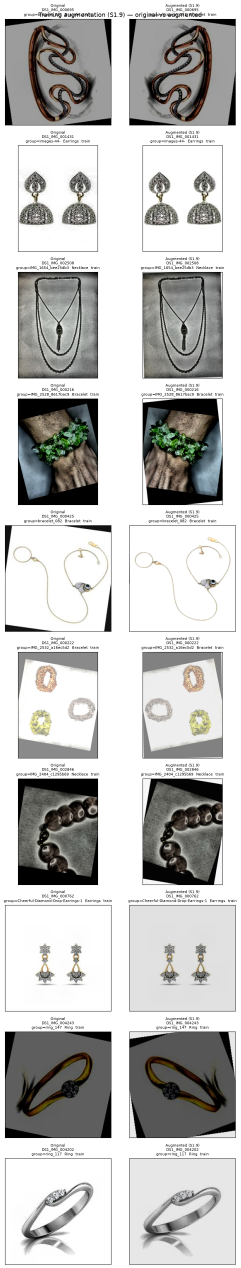
#> input picture reports/visualization/dataset1/augmentation_samples.png, 721 x 3804 px (shown at 1/3 size)
$ python -i duplicates.py   (imports and definitions only)
#> lines starting #> are read from the running program, lines starting #| are printed output that depends on the picture
### src/data/loaders/image_loader.py
"""Load image files as RGB PIL images.

This module does not resize, normalize, augment, or convert images to tensors.
Those steps belong to later preprocessing.
"""

from __future__ import annotations

from pathlib import Path
from typing import Union

from PIL import Image, UnidentifiedImageError

from ..errors import DatasetIngestionError

PathLike = Union[str, Path]

_RGB_BACKGROUND = (255, 255, 255)


# [33 lines left out: function load_rgb_image, not called in this run]


def _to_rgb(image: Image.Image) -> Image.Image:
    """Convert a loaded PIL image to RGB without silent data loss of alpha."""
    if image.mode == "RGB":
        return image.copy()

    has_palette_transparency = image.mode == "P" and "transparency" in image.info
    if image.mode in {"RGBA", "LA"} or has_palette_transparency:
        rgba = image.convert("RGBA")
        background = Image.new("RGB", rgba.size, _RGB_BACKGROUND)
        background.paste(rgba, mask=rgba.split()[-1])
        return background

    return image.convert("RGB")


def to_rgb_image(image: Image.Image) -> Image.Image:
    """Convert a loaded PIL image to RGB in memory. Does not write files."""
    return _to_rgb(image)

### src/data/duplicates.py
"""Duplicate detection for dataset QA (Sprint S1.3).

This module is detection and reporting only. It never deletes, moves,
renames, or rewrites images, and it never modifies a manifest.

Classification
--------------
exact
    Identical file bytes (cryptographic content hash).
perceptual
    Identical perceptual hash (Hamming distance 0). Visually identical or
    effectively identical after encoding/resize differences. Not reported
    when the group is already explained by a single exact hash.
near
    Hamming distance in ``1 .. threshold`` on the 64-bit perceptual hash.
    These are candidate near-duplicates, not confirmed true duplicates.
cross_dataset
    A relationship whose files come from two dataset roots.

Near-duplicate search is candidate-based (multi-index / pigeonhole on hash
bands). It does not fall back to a silent full pairwise skip when N is large.
If a configured limit stops the search, the report records completed vs
skipped comparisons and must not be read as "no near duplicates".
"""

from __future__ import annotations

import csv
import hashlib
import json
import logging
from collections import defaultdict
from dataclasses import dataclass
from datetime import datetime, timezone
from pathlib import Path
from typing import Any, Dict, Iterable, List, Mapping, Optional, Sequence, Tuple, Union

import numpy as np
from PIL import Image, UnidentifiedImageError

from .constants import ALLOWED_SPLITS
from .loaders.image_loader import to_rgb_image

logger = logging.getLogger(__name__)

PathLike = Union[str, Path]

SCHEMA_VERSION = "1.0"

DEFAULT_IMAGE_EXTENSIONS: Tuple[str, ...] = (
    ".jpg",
    ".jpeg",
    ".png",
    ".bmp",
    ".gif",
    ".tiff",
    ".tif",
    ".webp",
)
DEFAULT_EXACT_HASH = "sha256"
DEFAULT_PERCEPTUAL_HASH = "phash"
# Maximum Hamming distance (64-bit pHash) counted as a near-duplicate.
# Distance 0 is perceptual identity, not a near-duplicate.
DEFAULT_NEAR_DUPLICATE_THRESHOLD = 5
PHASH_SIZE = 8
PHASH_HIGHFREQ_FACTOR = 4
PHASH_BITS = PHASH_SIZE * PHASH_SIZE
HASH_BLOCK_SIZE = 65536
COMPARISON_MODES = frozenset({"intra", "cross", "both"})

DATASET_A = "dataset_a"
DATASET_B = "dataset_b"


@dataclass(frozen=True)
class DuplicateDetectionConfig:
    """Inputs that control duplicate detection.

    threshold
        Inclusive maximum Hamming distance for near-duplicates on a 64-bit
        perceptual hash. Lower is stricter. Distance 0 is classified as
        perceptual, not near.
    max_candidates
        If set, skip near-duplicate comparisons for an image whose candidate
        set is larger than this value. None / 0 means no candidate-set cap.
    max_pairs
        If set, stop after this many Hamming comparisons. None / 0 means no
        pairwise cap. Skipped comparisons are recorded in the report.
    """

    image_extensions: Tuple[str, ...] = DEFAULT_IMAGE_EXTENSIONS
    exact_hash: str = DEFAULT_EXACT_HASH
    perceptual_hash: str = DEFAULT_PERCEPTUAL_HASH
    threshold: int = DEFAULT_NEAR_DUPLICATE_THRESHOLD
    max_candidates: Optional[int] = None
    max_pairs: Optional[int] = None
    comparison_mode: str = "both"

    # [43 lines left out: function normalized, not called in this run]


@dataclass
class ImageFingerprint:
    """Read-only fingerprint of one image file."""

    dataset: str
    relative_path: str
    image_id: Optional[str] = None
    category: Optional[str] = None
    split: Optional[str] = None
    group_id: Optional[str] = None
    exact_hash: Optional[str] = None
    perceptual_hash: Optional[str] = None
    exact_hash_error: Optional[str] = None
    perceptual_hash_error: Optional[str] = None

    # [190 lines left out: functions to_dict, detect_duplicates, write_duplicate_report, file_content_hash, not called in this run]


def perceptual_hash_hex(
    path: Path,
    algorithm: str = DEFAULT_PERCEPTUAL_HASH,
) -> str:
    """Return the hex perceptual hash for a readable image file."""
#> called with algorithm = 'phash'
    with Image.open(path) as image:
#> image is the input picture: PIL image 721x3804 RGBA; mean R, G, B, A 192.1, 191.9, 190.3, 255
        image.load()
        rgb = to_rgb_image(image)
#> in _to_rgb, `has_palette_transparency = image.mode == "P" and "transparency" in ima..`: has_palette_transparency = False
#> in _to_rgb, `background = Image.new("RGB", rgba.size, _RGB_BACKGROUND)`: background: PIL image 721x3804 RGB; every value is 255
        value = _perceptual_hash_int(rgb, algorithm)
        if rgb is not image:
            rgb.close()
    return f"{value:016x}"


def hamming_distance_hex(hash_a: str, hash_b: str) -> int:
    return (int(hash_a, 16) ^ int(hash_b, 16)).bit_count()


# [100 lines left out: functions _unlimited_to_none, _require_dataset_root, _index_dataset, _find_images, _load_manifest_index, _infer_split_category, not called in this run]


def _perceptual_hash_int(image: Image.Image, algorithm: str) -> int:
#> called with algorithm = 'phash'
    gray = image.convert("L")
    if algorithm == "phash":
        return _phash(gray)
    if algorithm == "dhash":
        return _dhash(gray)
    if algorithm == "ahash":
        return _ahash(gray)
    raise ValueError(f"Unsupported perceptual hash {algorithm!r}.")


def _phash(gray: Image.Image) -> int:
    """DCT perceptual hash compatible with the Sprint 0 imagehash.phash idea.

    Resize to 32x32, 2D type-II DCT, take the 8x8 low-frequency block, and
    threshold against the median. The result is 64 bits.
    """
    size = PHASH_SIZE * PHASH_HIGHFREQ_FACTOR
    pixels = np.asarray(
        gray.resize((size, size), Image.Resampling.LANCZOS),
        dtype=np.float64,
    )
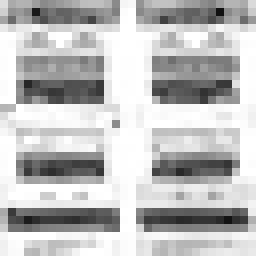
#> pixels: shape (32, 32) float64 (shown 8 times larger); min 17, max 255, mean 190.6
    dct_full = _dct2_type2(pixels)
    low = dct_full[:PHASH_SIZE, :PHASH_SIZE]
    median = float(np.median(low))
    bits = low > median
    return _bits_to_int(bits)


# [15 lines left out: functions _dhash, _ahash, not called in this run]


def _dct2_type2(pixels: np.ndarray) -> np.ndarray:
    """Unnormalized separable type-II DCT (scipy.fftpack.dct default)."""
    return _dct1d_type2(_dct1d_type2(pixels, axis=0), axis=1)


def _dct1d_type2(values: np.ndarray, axis: int) -> np.ndarray:
#> called with axis = 0
    moved = np.moveaxis(np.asarray(values, dtype=np.float64), axis, -1)
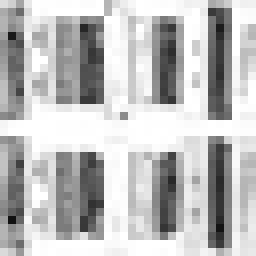
#> moved: shape (32, 32) float64 (shown 8 times larger); min 17, max 255, mean 190.6
    length = moved.shape[-1]
#> length = 32
    n_idx = np.arange(length)
#> n_idx = 32 values from 0 to 31
    k_idx = np.arange(length)
#> k_idx = 32 values from 0 to 31
    weights = 2.0 * np.cos(
        np.pi * np.outer(k_idx, 2 * n_idx + 1) / (2.0 * length)
    )
    transformed = moved @ weights.T
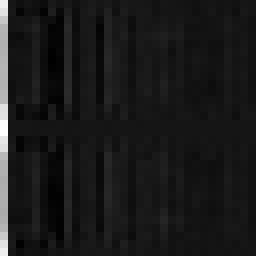
#> transformed: shape (32, 32) float64 (shown 8 times larger); min -1480.6, max 16256, mean 368.4; drawn with min black and max white
    return np.moveaxis(transformed, -1, axis)
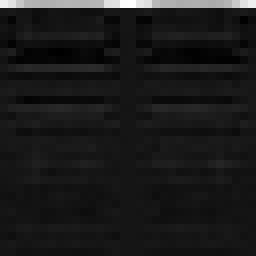
#> returned value: shape (32, 32) float64 (shown 8 times larger); min -1480.6, max 16256, mean 368.4; drawn with min black and max white
#> call 2 of _dct1d_type2, with axis = 1
#> in _dct1d_type2 (call 2), `transformed = moved @ weights.T`:
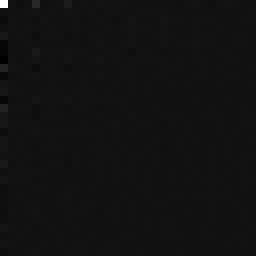
#> transformed: shape (32, 32) float64 (shown 8 times larger); min -59054.4, max 780764, mean 837; drawn with min black and max white
#> in _phash, `median = float(np.median(low))`: median = -484.6


def _bits_to_int(bits: np.ndarray) -> int:
    value = 0
    for bit in np.asarray(bits, dtype=bool).flatten():
        value = (value << 1) | int(bit)
#> this loop made 64 passes
#> (bit, value) on passes 3 to 14: (False, 6), (False, 12), (True, 25), (False, 50), (False, 100), (True, 201), (False, 402), (False, 804), (True, 1609), (True, 3219), (True, 6439), (False, 12878)
#> value on passes 1 to 2: 1, 3
#> after the loop, value = 14500259663990234970
    return value


# [269 lines left out: functions _exact_groups, _perceptual_groups, _cross_exact_groups, _cross_perceptual_groups, _near_duplicate_pairs, _band_layout and 1 more, not called in this run]


def _sorted_files(files: Iterable[ImageFingerprint]) -> List[ImageFingerprint]:
    return sorted(files, key=lambda item: (item.dataset, item.relative_path))


# [23 lines left out: functions _dataset_block, _merge_search_stats, not called in this run]

>>> result = perceptual_hash_hex('../../reports/visualization/dataset1/augmentation_samples.png')
#> result = 'c93b4556b7101f5a'

$ run again, on reports/visualization/dataset1/positive_pairs.png
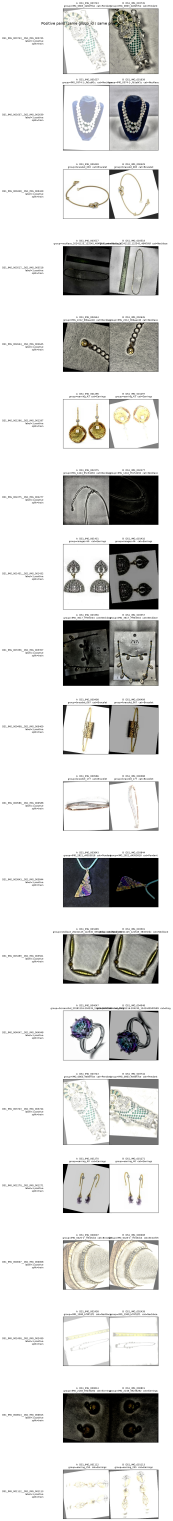
#> input picture reports/visualization/dataset1/positive_pairs.png, 863 x 7605 px (shown at 1/5 size)
#> in perceptual_hash_hex, image is the input picture: PIL image 863x7605 RGBA; mean R, G, B, A 217.9, 217.8, 216.4, 255
#> has_palette_transparency = False
#> in _dct1d_type2, `moved = np.moveaxis(np.asarray(values, dtype=np.float64), axis, -1)`:
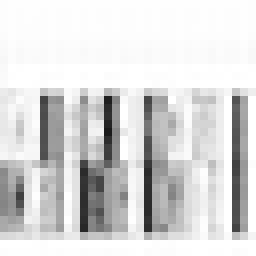
#> moved: shape (32, 32) float64 (shown 8 times larger); min 27, max 255, mean 217
#> in _dct1d_type2, `return np.moveaxis(transformed, -1, axis)`:
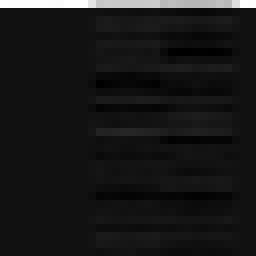
#> returned value: shape (32, 32) float64 (shown 8 times larger); min -1219.4, max 16304, mean 431.7; drawn with min black and max white
#> median = 132.5
#> the loop in _bits_to_int, `for bit in np.asarray(bits, dtype=bool).flatten():` made 64 passes
#> (bit, value) on passes 3 to 10: (True, 7), (False, 14), (True, 29), (False, 58), (True, 117), (True, 235), (False, 470), (True, 941)
#> after the loop in _bits_to_int, `for bit in np.asarray(bits, dtype=bool).flatten():`: value = 16963534349729876936
#> result = 'eb6a949d4ac94bc8'

$ run again, on reports/visualization/dataset1/test_samples.png
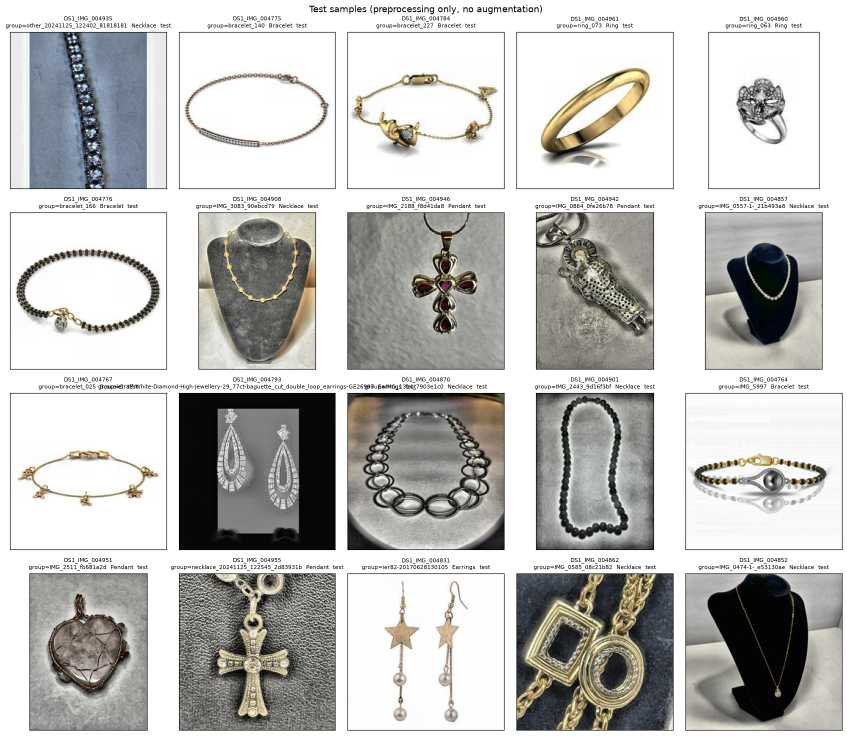
#> input picture reports/visualization/dataset1/test_samples.png, 1694 x 1471 px (shown at 1/2 size)
#> in perceptual_hash_hex, image is the input picture: PIL image 1694x1471 RGBA; mean R, G, B, A 191.4, 191, 188.5, 255
#> has_palette_transparency = False
#> in _dct1d_type2, `moved = np.moveaxis(np.asarray(values, dtype=np.float64), axis, -1)`:
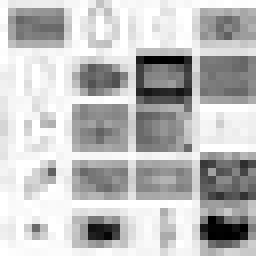
#> moved: shape (32, 32) float64 (shown 8 times larger); min 0, max 255, mean 190.1
#> in _dct1d_type2, `return np.moveaxis(transformed, -1, axis)`:
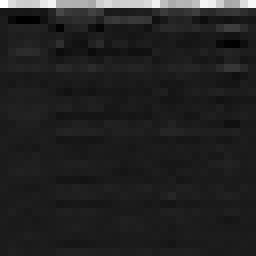
#> returned value: shape (32, 32) float64 (shown 8 times larger); min -1882.4, max 15576, mean 439.4; drawn with min black and max white
#> median = 569
#> the loop in _bits_to_int, `for bit in np.asarray(bits, dtype=bool).flatten():` made 64 passes
#> (bit, value) on passes 3 to 10: (True, 7), (True, 15), (True, 31), (False, 62), (False, 124), (False, 248), (True, 497), (False, 994)
#> after the loop in _bits_to_int, `for bit in np.asarray(bits, dtype=bool).flatten():`: value = 17908440444141844696
#> result = 'f8878fb3725038d8'

$ run again, on reports/visualization/dataset1/train_samples.png
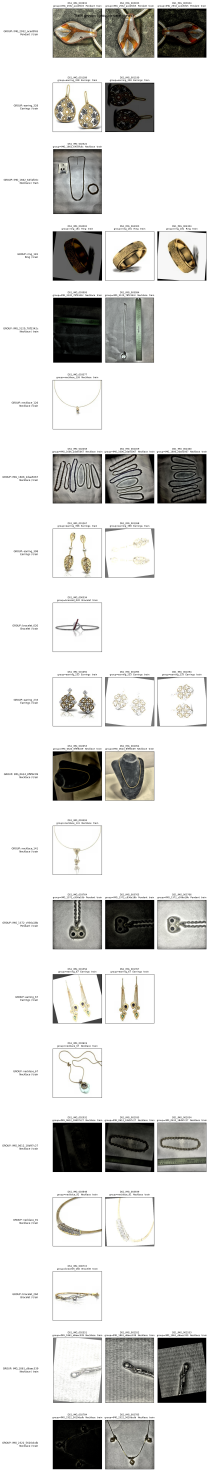
#> input picture reports/visualization/dataset1/train_samples.png, 1045 x 7395 px (shown at 1/5 size)
#> in perceptual_hash_hex, image is the input picture: PIL image 1045x7395 RGBA; mean R, G, B, A 219, 218.7, 216.9, 255
#> has_palette_transparency = False
#> in _dct1d_type2, `moved = np.moveaxis(np.asarray(values, dtype=np.float64), axis, -1)`:
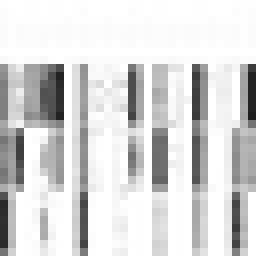
#> moved: shape (32, 32) float64 (shown 8 times larger); min 30, max 255, mean 216.7
#> in _dct1d_type2, `return np.moveaxis(transformed, -1, axis)`:
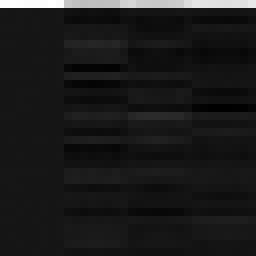
#> returned value: shape (32, 32) float64 (shown 8 times larger); min -1540.5, max 16320, mean 344.7; drawn with min black and max white
#> median = -424.2
#> the loop in _bits_to_int, `for bit in np.asarray(bits, dtype=bool).flatten():` made 64 passes
#> (bit, value) on passes 3 to 10: (True, 7), (True, 15), (True, 31), (False, 62), (False, 124), (False, 248), (False, 496), (False, 992)
#> after the loop in _bits_to_int, `for bit in np.asarray(bits, dtype=bool).flatten():`: value = 17884207967479156302
#> result = 'f83178644ece4e4e'
